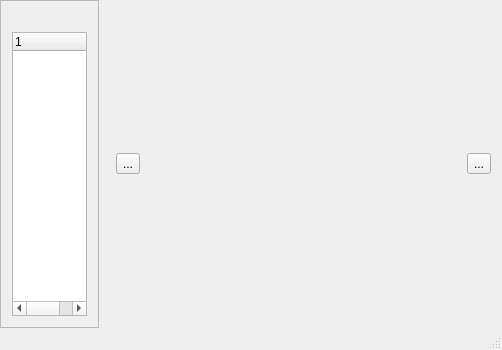
<?xml version="1.0" encoding="UTF-8"?>
<ui version="4.0">
 <class>MainWindow</class>
 <widget class="QMainWindow" name="MainWindow">
  <property name="geometry">
   <rect>
    <x>0</x>
    <y>0</y>
    <width>502</width>
    <height>350</height>
   </rect>
  </property>
  <property name="windowTitle">
   <string>MainWindow</string>
  </property>
  <widget class="QWidget" name="centralWidget">
   <layout class="QHBoxLayout" name="horizontalLayout" stretch="1,4">
    <property name="leftMargin">
     <number>0</number>
    </property>
    <property name="topMargin">
     <number>0</number>
    </property>
    <property name="rightMargin">
     <number>0</number>
    </property>
    <property name="bottomMargin">
     <number>0</number>
    </property>
    <item>
     <widget class="QFrame" name="frame">
      <property name="frameShape">
       <enum>QFrame::StyledPanel</enum>
      </property>
      <property name="frameShadow">
       <enum>QFrame::Raised</enum>
      </property>
      <layout class="QVBoxLayout" name="verticalLayout_2">
       <item>
        <layout class="QVBoxLayout" name="verticalLayout">
         <item>
          <widget class="QLabel" name="lab_lst_title">
           <property name="text">
            <string/>
           </property>
          </widget>
         </item>
         <item>
          <widget class="QTreeWidget" name="treeWidget">
           <column>
            <property name="text">
             <string notr="true">1</string>
            </property>
           </column>
          </widget>
         </item>
        </layout>
       </item>
      </layout>
     </widget>
    </item>
    <item>
     <widget class="Widget" name="widget" native="true">
      <layout class="QHBoxLayout" name="horizontalLayout_2">
       <item>
        <widget class="QToolButton" name="pre_btn">
         <property name="text">
          <string>...</string>
         </property>
        </widget>
       </item>
       <item>
        <widget class="QLabel" name="dispaly_lab">
         <property name="text">
          <string/>
         </property>
        </widget>
       </item>
       <item>
        <widget class="QToolButton" name="next_btn">
         <property name="text">
          <string>...</string>
         </property>
        </widget>
       </item>
      </layout>
     </widget>
    </item>
   </layout>
  </widget>
  <widget class="QMenuBar" name="menuBar">
   <property name="geometry">
    <rect>
     <x>0</x>
     <y>0</y>
     <width>502</width>
     <height>17</height>
    </rect>
   </property>
  </widget>
  <widget class="QStatusBar" name="statusBar"/>
 </widget>
 <layoutdefault spacing="6" margin="11"/>
 <customwidgets>
  <customwidget>
   <class>Widget</class>
   <extends>QWidget</extends>
   <header>widget.h</header>
   <container>1</container>
  </customwidget>
 </customwidgets>
 <resources/>
 <connections/>
</ui>
